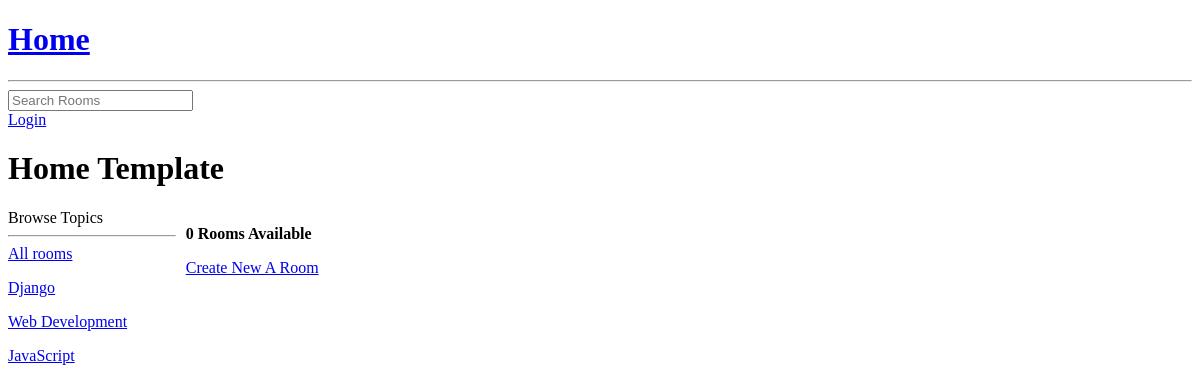
The app's page /?q=Django, older data.
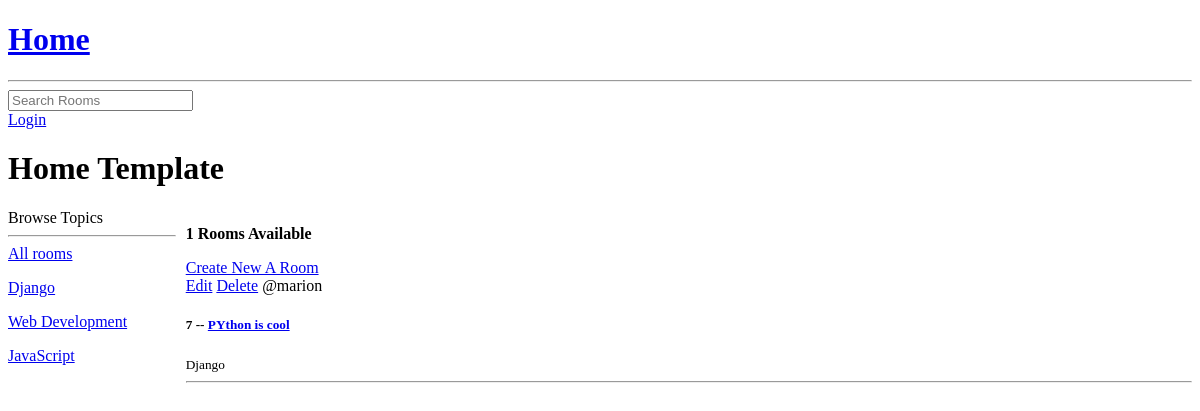
The same page, newer data.
### base/models.py (models this page shows, shortened)
class Topic(models.Model):
  name=models.CharField(max_length=200)
  class Meta:
    verbose_name="Topic"
    verbose_name_plural="Topics"

class Rooms(models.Model):
  host=models.ForeignKey(User,on_delete=models.CASCADE,null=True)
  topic=models.ForeignKey('Topic',on_delete=models.SET_NULL,null=True)
  name=models.CharField(max_length=200)
  description=models.TextField(null=True)
  created=models.DateTimeField(auto_now_add=True)
  updated=models.DateTimeField(auto_now=True)
  class Meta:
    ordering=['-updated','-created']
    verbose_name="Room"
    verbose_name_plural="Rooms"
    db_table="Room Table"

### base/views.py (the view)
# urls.py: path('',views.home, name='home'),
def home(request):
  q=request.GET.get('q') if request.GET.get('q') != None else ''
  rooms=models.Rooms.objects.filter(
    Q(topic__name__icontains=q) |
    Q(name__icontains=q) |
    Q(host__username__icontains=q)
    )
  topics=models.Topic.objects.all()
  room_count=rooms.count()
  context={
    'rooms':rooms,
    'topics':topics,
    'room_count':room_count
           }
  return render(request, 'base/home.html', context)

### base/templates/base/home.html (shortened to what this page needs)
{% extends 'main.html'%}
{% block content %}
<h1>Home Template</h1>
<div>
  <div class="page-container">
    <div class="sidebar">
      Browse Topics
      <hr>
      <a href="{% url 'home' %}">All rooms </a>
      {% for topic in topics %}
        <a href="{% url 'home' %}?q={{topic.name}}"><p>{{topic.name}}</p></a>
      {% endfor %}
    </div>
    <div>
      <p><strong>{{room_count}} Rooms Available</strong> </p>
      <a href="{% url 'createroom' %}">Create New A Room</a>
      {% for room in rooms %}
        <div>
          <a href="{% url 'updateroom' room.id %}">Edit</a>
          <a href="{% url 'deleteroom' room.id%}">Delete</a>
          <span>@{{ room.host.username }}</span>
          <h5>{{room.id}} -- <a href="{% url 'room' room.id %}">{{room.name}}</a></h5>
          <small>{{ room.topic.name }}</small>
          <hr>
        </div>
    {% endfor %}
    </div>
  </div>
</div>
{% endblock %}

Row changes from the older to the newer data that the page shows:
added Rooms: host.username "marion", id "7", name "PYthon is cool", topic.name "Django"
Text that changed along with them:
{{ room_count }}: "0" → "1"
